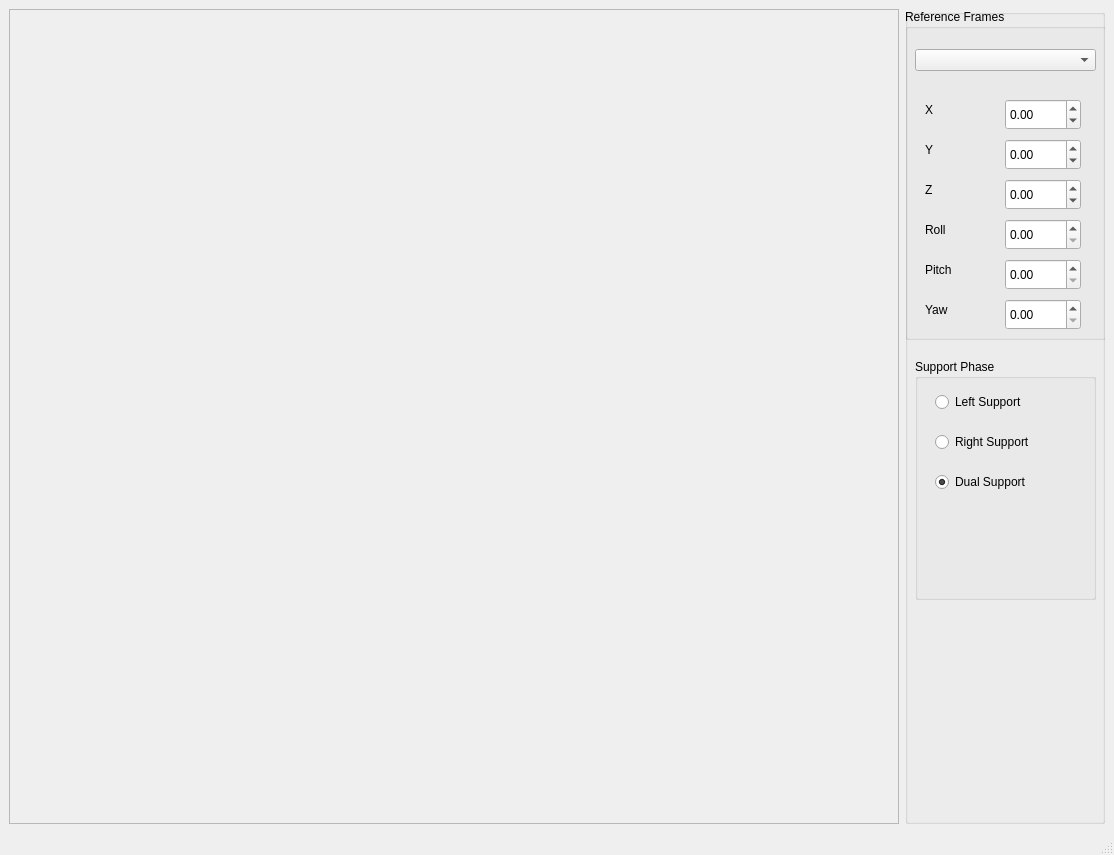
<?xml version="1.0" encoding="UTF-8"?>
<ui version="4.0">
 <class>MainWindowShowRobot</class>
 <widget class="QMainWindow" name="MainWindowShowRobot">
  <property name="geometry">
   <rect>
    <x>0</x>
    <y>0</y>
    <width>1114</width>
    <height>855</height>
   </rect>
  </property>
  <property name="windowTitle">
   <string>Simox - VirtualRobot - Show Robot</string>
  </property>
  <widget class="QWidget" name="centralwidget">
   <layout class="QGridLayout" name="gridLayout">
    <item row="0" column="0">
     <widget class="QFrame" name="frameViewer">
      <property name="frameShape">
       <enum>QFrame::StyledPanel</enum>
      </property>
      <property name="frameShadow">
       <enum>QFrame::Raised</enum>
      </property>
     </widget>
    </item>
    <item row="0" column="1">
     <widget class="QGroupBox" name="groupBox">
      <property name="maximumSize">
       <size>
        <width>200</width>
        <height>16777215</height>
       </size>
      </property>
      <property name="title">
       <string/>
      </property>
      <widget class="QGroupBox" name="groupBox_3">
       <property name="geometry">
        <rect>
         <x>0</x>
         <y>0</y>
         <width>201</width>
         <height>331</height>
        </rect>
       </property>
       <property name="title">
        <string>Reference Frames</string>
       </property>
       <property name="flat">
        <bool>false</bool>
       </property>
       <property name="checkable">
        <bool>false</bool>
       </property>
       <widget class="QComboBox" name="comboBoxFrames">
        <property name="geometry">
         <rect>
          <x>10</x>
          <y>40</y>
          <width>181</width>
          <height>22</height>
         </rect>
        </property>
       </widget>
       <widget class="QDoubleSpinBox" name="spinBoxX">
        <property name="geometry">
         <rect>
          <x>100</x>
          <y>90</y>
          <width>76</width>
          <height>31</height>
         </rect>
        </property>
        <property name="minimum">
         <double>-1000.000000000000000</double>
        </property>
        <property name="maximum">
         <double>1000.000000000000000</double>
        </property>
        <property name="singleStep">
         <double>10.000000000000000</double>
        </property>
       </widget>
       <widget class="QDoubleSpinBox" name="spinBoxY">
        <property name="geometry">
         <rect>
          <x>100</x>
          <y>130</y>
          <width>76</width>
          <height>31</height>
         </rect>
        </property>
        <property name="minimum">
         <double>-1000.000000000000000</double>
        </property>
        <property name="maximum">
         <double>1000.000000000000000</double>
        </property>
        <property name="singleStep">
         <double>10.000000000000000</double>
        </property>
       </widget>
       <widget class="QDoubleSpinBox" name="spinBoxZ">
        <property name="geometry">
         <rect>
          <x>100</x>
          <y>170</y>
          <width>76</width>
          <height>31</height>
         </rect>
        </property>
        <property name="minimum">
         <double>-1000.000000000000000</double>
        </property>
        <property name="maximum">
         <double>1000.000000000000000</double>
        </property>
        <property name="singleStep">
         <double>10.000000000000000</double>
        </property>
       </widget>
       <widget class="QDoubleSpinBox" name="spinBoxRoll">
        <property name="geometry">
         <rect>
          <x>100</x>
          <y>210</y>
          <width>76</width>
          <height>31</height>
         </rect>
        </property>
        <property name="minimum">
         <double>0.000000000000000</double>
        </property>
        <property name="maximum">
         <double>3.140000000000000</double>
        </property>
        <property name="singleStep">
         <double>0.010000000000000</double>
        </property>
       </widget>
       <widget class="QDoubleSpinBox" name="spinBoxPitch">
        <property name="geometry">
         <rect>
          <x>100</x>
          <y>250</y>
          <width>76</width>
          <height>31</height>
         </rect>
        </property>
        <property name="minimum">
         <double>0.000000000000000</double>
        </property>
        <property name="maximum">
         <double>3.140000000000000</double>
        </property>
        <property name="singleStep">
         <double>0.010000000000000</double>
        </property>
       </widget>
       <widget class="QDoubleSpinBox" name="spinBoxYaw">
        <property name="geometry">
         <rect>
          <x>100</x>
          <y>290</y>
          <width>76</width>
          <height>31</height>
         </rect>
        </property>
        <property name="minimum">
         <double>0.000000000000000</double>
        </property>
        <property name="maximum">
         <double>3.140000000000000</double>
        </property>
        <property name="singleStep">
         <double>0.010000000000000</double>
        </property>
       </widget>
       <widget class="QLabel" name="label">
        <property name="geometry">
         <rect>
          <x>20</x>
          <y>90</y>
          <width>67</width>
          <height>21</height>
         </rect>
        </property>
        <property name="text">
         <string>X</string>
        </property>
       </widget>
       <widget class="QLabel" name="label_2">
        <property name="geometry">
         <rect>
          <x>20</x>
          <y>130</y>
          <width>67</width>
          <height>21</height>
         </rect>
        </property>
        <property name="text">
         <string>Y</string>
        </property>
       </widget>
       <widget class="QLabel" name="label_3">
        <property name="geometry">
         <rect>
          <x>20</x>
          <y>170</y>
          <width>67</width>
          <height>21</height>
         </rect>
        </property>
        <property name="text">
         <string>Z</string>
        </property>
       </widget>
       <widget class="QLabel" name="label_4">
        <property name="geometry">
         <rect>
          <x>20</x>
          <y>210</y>
          <width>67</width>
          <height>21</height>
         </rect>
        </property>
        <property name="text">
         <string>Roll</string>
        </property>
       </widget>
       <widget class="QLabel" name="label_5">
        <property name="geometry">
         <rect>
          <x>20</x>
          <y>250</y>
          <width>67</width>
          <height>21</height>
         </rect>
        </property>
        <property name="text">
         <string>Pitch</string>
        </property>
       </widget>
       <widget class="QLabel" name="label_6">
        <property name="geometry">
         <rect>
          <x>20</x>
          <y>290</y>
          <width>67</width>
          <height>21</height>
         </rect>
        </property>
        <property name="text">
         <string>Yaw</string>
        </property>
       </widget>
      </widget>
      <widget class="QGroupBox" name="groupBox_2">
       <property name="geometry">
        <rect>
         <x>10</x>
         <y>350</y>
         <width>181</width>
         <height>241</height>
        </rect>
       </property>
       <property name="title">
        <string>Support Phase</string>
       </property>
       <widget class="QRadioButton" name="radioButtonLeftSupport">
        <property name="geometry">
         <rect>
          <x>20</x>
          <y>30</y>
          <width>110</width>
          <height>26</height>
         </rect>
        </property>
        <property name="text">
         <string>Left Support</string>
        </property>
       </widget>
       <widget class="QRadioButton" name="radioButtonRightSupport">
        <property name="geometry">
         <rect>
          <x>20</x>
          <y>70</y>
          <width>141</width>
          <height>26</height>
         </rect>
        </property>
        <property name="text">
         <string>Right Support</string>
        </property>
       </widget>
       <widget class="QRadioButton" name="radioButtonDualSupport">
        <property name="geometry">
         <rect>
          <x>20</x>
          <y>110</y>
          <width>141</width>
          <height>26</height>
         </rect>
        </property>
        <property name="text">
         <string>Dual Support</string>
        </property>
        <property name="checked">
         <bool>true</bool>
        </property>
       </widget>
      </widget>
     </widget>
    </item>
   </layout>
  </widget>
  <widget class="QMenuBar" name="menubar">
   <property name="geometry">
    <rect>
     <x>0</x>
     <y>0</y>
     <width>1114</width>
     <height>27</height>
    </rect>
   </property>
  </widget>
  <widget class="QStatusBar" name="statusbar"/>
 </widget>
 <resources/>
 <connections/>
</ui>
